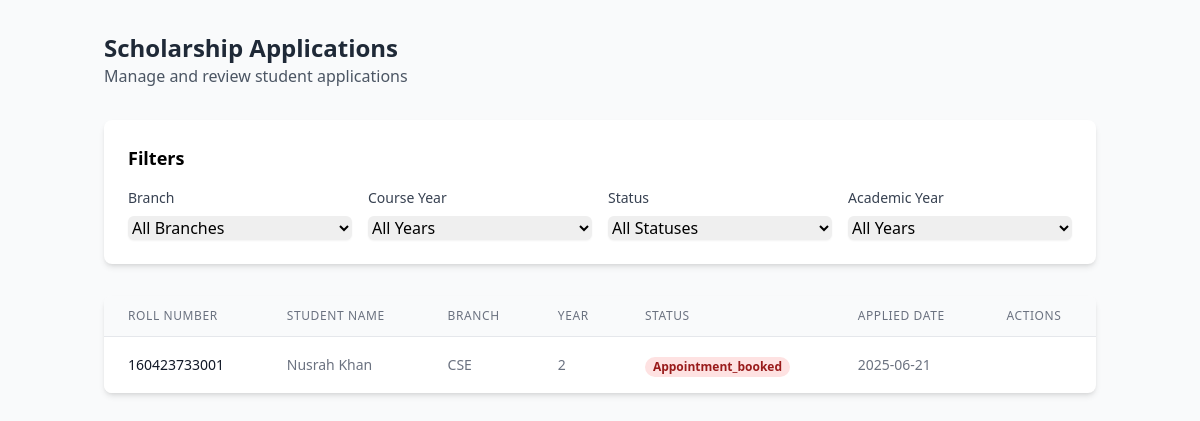
The app's page /applications_list (signed in), older data.
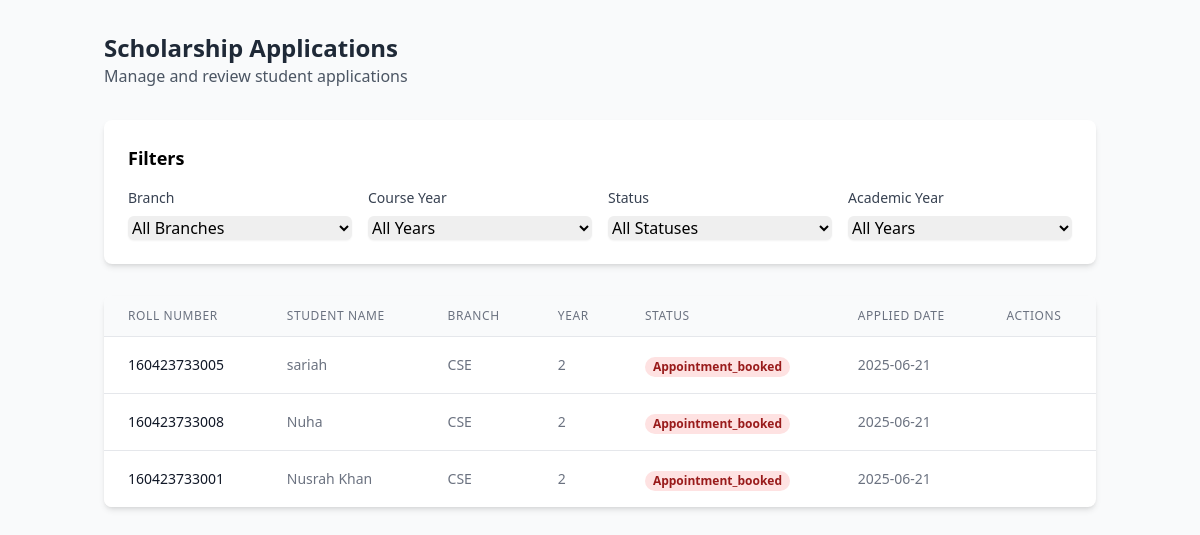
The same page, newer data.
### models.py (models this page shows, shortened)
class ScholarshipApplication(db.Model):
    id = db.Column(db.String(20), primary_key=True)
    roll_number = db.Column(db.String(80), nullable=False)
    branch = db.Column(db.String(80), nullable=False)
    year = db.Column(db.String(20), nullable=False)
    lateral_entry = db.Column(db.Boolean, default=False)  # LE field
    scholarship_state = db.Column(db.String(80), default='pending')
    created_at = db.Column(db.DateTime, default=datetime.utcnow)

class Student(db.Model):
    user_id = db.Column(db.Integer, primary_key=True, autoincrement=True)
    username = db.Column(db.String(80), nullable=False)
    email = db.Column(db.String(120), unique=True, nullable=False)
    password = db.Column(db.String(80), unique=True, nullable=False)
    roll_number = db.Column(db.String(80), unique=True, nullable=False)
    is_verified = db.Column(db.Boolean, default=False)

### main.py (the view)
@app.route('/applications_list')
def applic():
    print("Session:", dict(session))
    if 'admin_id' not in session or session.get('user_type') != 'admin':
        return redirect(url_for('admin_login'))
    try:
        branch = request.args.get('branch', 'All Branches')
        course_year = request.args.get('year', 'All Years')
        status = request.args.get('scholarship_state', 'All Statuses')
        academic_year = request.args.get('academic_year', 'All Years')
        print(f"Applied filters - branch: {branch}, year: {course_year}, status: {status}, academic_year: {academic_year}")
        query = ScholarshipApplication.query
        if branch and branch != 'All Branches':
            query = query.filter(ScholarshipApplication.branch == branch)
        if status and status != 'All Statuses':
            query = query.filter(ScholarshipApplication.scholarship_state == status)
        if course_year and course_year != 'All Years' and course_year.isdigit():
            query = query.filter(ScholarshipApplication.year == course_year)
        if academic_year and academic_year != 'All Years':
            try:
                year_int = int(academic_year)
                query = query.filter(extract('year', ScholarshipApplication.created_at) == year_int)
            except ValueError:
                print(f"Invalid academic year value: {academic_year}")
        applications_data = []
        raw_applications = query.order_by(ScholarshipApplication.created_at.desc()).all()
        for application in raw_applications:
            student = Student.query.filter(Student.email.like(f"{application.roll_number}%")).first()
            if student:
                applications_data.append({
                    'id': application.id,
                    'roll_number': application.roll_number,
                    'branch': application.branch,
                    'year': application.year,
                    'scholarship_state': application.scholarship_state,
                    'created_at': application.created_at,
                    'student_name': student.username,
                    'student_email': student.email
                })
        print(f"Processed {len(applications_data)} applications with student data")
        branches = [
            'CSE',
            'IT',
            'ECE',
            'EEE',
            'Mech',
            'AIML',
            'AIDS',
            'CSE(DS)',
            'CSAI',
            'Civil'
        ]
        course_years = [1, 2, 3, 4]
        academic_years_query = db.session.query(
            extract('year', ScholarshipApplication.created_at).label('year')
        ).filter(
            ScholarshipApplication.created_at.isnot(None)
        ).distinct()
        academic_years = sorted(set(
            int(year[0]) for year in academic_years_query.all()
            if year[0] is not None
        ), reverse=True) or [datetime.now().year]
        print(f"Found {len(applications_data)} applications")  # Debug log
        return render_template(
            'applications_list.html',
            applications=applications_data,
            branches=branches,
            years=course_years,
            academic_years=academic_years,  # Convert to int and filter None
            statuses=['started', 'documents_verified', 'appointment_booked', 'completed'],
            current_filters={
                'branch': branch,
                'year': course_year,
                'status': status,
                'academic_year': academic_year
            }
        )
    except Exception as e:
        print(f"Error loading admin applications: {str(e)}")
        import traceback
        traceback.print_exc()
        return redirect(url_for('admin_dashboard'))

### templates/applications_list.html (shortened to what this page needs)
<!DOCTYPE html>
<html lang="en">
<head>
    <script src="https://cdn.tailwindcss.com"></script>
    <link rel="stylesheet" href="https://cdnjs.cloudflare.com/ajax/libs/font-awesome/6.4.0/css/all.min.css">
</head>
<body class="bg-gray-50 min-h-screen">
    <div class="container mx-auto px-4 py-8">
        <div class="mb-8">
            <h1 class="text-2xl font-bold text-gray-800">Scholarship Applications</h1>
            <p class="text-gray-600">Manage and review student applications</p>
        </div>
        <div class="bg-white rounded-lg shadow-md p-6 mb-8">
            <h2 class="text-lg font-semibold mb-4">Filters</h2>
            <form id="filterForm" class="grid grid-cols-1 md:grid-cols-2 lg:grid-cols-4 gap-4">
                <div>
                    <label class="block text-sm font-medium text-gray-700 mb-2">Branch</label>
                    <select name="branch" class="w-full rounded-md border-gray-300 shadow-sm focus:border-indigo-500">
                        <option value="All Branches">All Branches</option>
                    </select>
                </div>
                <div>
                    <label class="block text-sm font-medium text-gray-700 mb-2">Course Year</label>
                    <select name="year" class="w-full rounded-md border-gray-300 shadow-sm focus:border-indigo-500">
                        <option value="All Years">All Years</option>
                    </select>
                </div>
                <div>
                    <label class="block text-sm font-medium text-gray-700 mb-2">Status</label>
                    <select name="scholarship_state" class="w-full rounded-md border-gray-300 shadow-sm focus:border-indigo-500">
                        <option value="All Statuses">All Statuses</option>
                    </select>
                </div>
                <div>
                    <label class="block text-sm font-medium text-gray-700 mb-2">Academic Year</label>
                    <select name="academic_year" class="w-full rounded-md border-gray-300 shadow-sm focus:border-indigo-500">
                        <option value="All Years">All Years</option>
                    </select>
                </div>
            </form>
        </div>
        <div class="bg-white rounded-lg shadow-md overflow-hidden">
            <div class="overflow-x-auto">
                <table class="min-w-full divide-y divide-gray-200">
                    <thead class="bg-gray-50">
                        <tr>
                            <th class="px-6 py-3 text-left text-xs font-medium text-gray-500 uppercase tracking-wider">Roll Number</th>
                            <th class="px-6 py-3 text-left text-xs font-medium text-gray-500 uppercase tracking-wider">Student Name</th>
                            <th class="px-6 py-3 text-left text-xs font-medium text-gray-500 uppercase tracking-wider">Branch</th>
                            <th class="px-6 py-3 text-left text-xs font-medium text-gray-500 uppercase tracking-wider">Year</th>
                            <th class="px-6 py-3 text-left text-xs font-medium text-gray-500 uppercase tracking-wider">Status</th>
                            <th class="px-6 py-3 text-left text-xs font-medium text-gray-500 uppercase tracking-wider">Applied Date</th>
                            <th class="px-6 py-3 text-left text-xs font-medium text-gray-500 uppercase tracking-wider">Actions</th>
                        </tr>
                    </thead>
                    <tbody class="bg-white divide-y divide-gray-200">
                        {% for app in applications %}
                        <tr class="hover:bg-gray-50">
                            <td class="px-6 py-4 whitespace-nowrap text-sm font-medium text-gray-900">
                                {{ app.roll_number }}
                            </td>
                            <td class="px-6 py-4 whitespace-nowrap text-sm text-gray-500">
                                {{ app.student_name }}
                            </td>
                            <td class="px-6 py-4 whitespace-nowrap text-sm text-gray-500">
                                {{ app.branch }}
                            </td>
                            <td class="px-6 py-4 whitespace-nowrap text-sm text-gray-500">
                                {{ app.year }}
                            </td>
                            <td class="px-6 py-4 whitespace-nowrap">
                                <span class="px-2 inline-flex text-xs leading-5 font-semibold rounded-full
                                    {% if app.scholarship_state == 'started' %}bg-green-100 text-green-800
                                    {% elif app.scholarship_state == 'documents_verified' %}bg-yellow-100 text-yellow-800
                                    {% elif app.scholarship_state == 'appointment_booked' %}bg-red-100 text-red-800
                                    {% else %}bg-blue-100 text-blue-800{% endif %}">
                                    {{ app.scholarship_state|title }}
                                </span>
                            </td>
                            <td class="px-6 py-4 whitespace-nowrap text-sm text-gray-500">
                                {{ app.created_at.strftime('%Y-%m-%d') }}
                            </td>
                        </tr>
                        {% endfor %}
                    </tbody>
                </table>
            </div>
        </div>
    </div>
</body>
</html>

Row changes from the older to the newer data that the page shows:
added ScholarshipApplication: roll_number "160423733005", branch "CSE", scholarship_state "Appointment_booked", created_at "2025-06-21"
added Student: student_name "sariah"
added ScholarshipApplication: roll_number "160423733008", branch "CSE", scholarship_state "Appointment_booked", created_at "2025-06-21"
added Student: student_name "Nuha"
Text that changed along with them:
new list line: "2"
